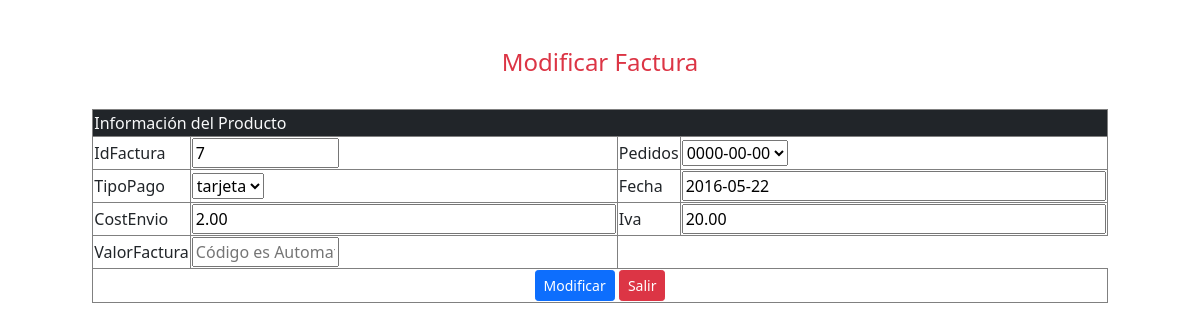
Screenshot of /Vistas/FacturaModificar.php?key=7 with the database file from the repository.
### tables this page shows
CREATE TABLE `factura` (
  `IdFactura` int(30) NOT NULL,
  `IdPedido` int(10) NOT NULL,
  `IdTipoPago` int(10) NOT NULL,
  `Fecha` date NOT NULL,
  `CostEnvio` float(10,2) NOT NULL,
  `ValorFactura` float(10,2) NOT NULL,
  PRIMARY KEY (`IdFactura`),
  KEY `fk_Pedidos_Factura` (`IdPedido`),
  KEY `fk_TipoPago_Factura` (`IdTipoPago`),
  CONSTRAINT `fk_Pedidos_Factura` FOREIGN KEY (`IdPedido`) REFERENCES `pedidos` (`IdPedido`),
  CONSTRAINT `fk_TipoPago_Factura` FOREIGN KEY (`IdTipoPago`) REFERENCES `tipopago` (`IdTipoPago`)
);

### Vistas/FacturaModificar.php (the view, shortened to what this page needs)
<?php
$obj = new Factura();
?>
<?php
$llave = $_GET['key'];
$c = new Conexion();
$cone = $c->conectando();
$sql = "select * from factura where IdFactura ='$llave'";
$resultado =mysqli_query($cone,$sql);
$arreglo =mysqli_fetch_row($resultado);
    $obj->IdFactura= $arreglo[0];
    $obj->IdPedido= $arreglo[1];
    $obj->IdTipoPago= $arreglo[2];
    $obj->Fecha= $arreglo[3];
    $obj->CostEnvio= $arreglo[4];
     $obj->IvaFactura= $arreglo[5];
    $obj->ValorFactura= $arreglo[6];
    ?>
    <?php
    $c = new Conexion();
    $cone = $c->conectando();
    $p1 = "select * from pedidos";
    $res1 = mysqli_query($cone,$p1);
    $arreglo1 = mysqli_fetch_assoc($res1);
    $sql2 = "select * from tipopago";
    $res2 = mysqli_query($cone,$sql2);
    $resultado2 = mysqli_fetch_assoc($res2);
?>
<!Doctype html>
<html lang="es">
    <head>
        <link rel="stylesheet" href="css/bootstrap.min.css">
        <link rel="stylesheet" href="css/font-awesome.min.css">
    </head>
    <br>
    <br>
    <body>
        <center>
            <form action="" name="factura" method="POST">
            <h4 class=" text-danger font-weight-normal " >Modificar Factura</h4><br>
            <table class="table-bordered">
            <tr class="bg-dark" >
                       <td style="width:800px" class="text-light" colspan="4">Información del Producto</td>
                       </tr>
                        <tr>
                        <tr>
                            <td>IdFactura</td>
                            <td><input  readOnly size="10" type="text"  name="IdFactura" id="IdFactura" value="<?php echo $obj->IdFactura?>" placeholder="Código es Automatico"></td>
                            <td class="arreglo" style="width:80">Pedidos</td>
                            <td class="arreglo">
                        <select name="IdPedido" id="$obj->IdPedido">
                                        <?php
                                            do{
                                                $codigo = $arreglo1['IdPedido'];
                                                $nombre = $arreglo1['FechaPedido'];
                                                if($codigo == $obj->IdPedido){
                                                    echo "<option value=$codigo=>$nombre";
                                                }else{
                                                    echo "<option value=$codigo>$nombre";
                                                }
                                            }while($arreglo1 = mysqli_fetch_assoc($res1));
                                        ?>
                                </select>
                    </td>
                        </tr>
                        <tr>
                        <td class="arreglo">TipoPago</td>
                        <td>
                        <select name="IdTipoPago" id="$obj->IdTipoPago">
                        <?php
                            $c = new Conexion();
                            $cone = $c->conectando();
                            $p2 = "select Descripcion_Pago from tipopago where IdTipoPago='$obj->IdTipoPago'";
                            $res2 = mysqli_query($cone,$p2);
                            ?>
                                        <?php
                                            do{
                                                $codigo = $resultado2['IdTipoPago'];
                                                $nombre = $resultado2['Descripcion_Pago'];
                                                if($codigo == $obj->IdTipoPago){
                                                    echo "<option value=$codigo=>$nombre";
                                                }else{
                                                    echo "<option value=$codigo>$nombre";
                                                }
                                            }while($resultado2 = mysqli_fetch_assoc($res2));
                                        ?>
                                </select>
                                  </td>
                            <td>Fecha</td>
                            <td><input size="40" type="datetime" name="Fecha" id="Fecha" value="<?php echo $obj->Fecha  ?>" placeholder="Nombre de la Carretera"></td>
                        </tr>
                        <tr>
                            <td>CostEnvio</td>
                            <td><input size="40" type="int" name="CostEnvio" id="CostEnvio"  value="<?php echo $obj->CostEnvio ?>" placeholder="Digite la Categorias"></td>
                            <td>Iva</td>
                            <td><input size="40" type="int" name="IvaFactura" id="IvaFactura"  value="<?php echo $obj->IvaFactura ?>" placeholder="Digite la Categorias"></td>
                        </tr>
                        <tr>
                            <td>ValorFactura</td>
                            <td><input size="10" type="int" name="ValorFactura" id="ValorFactura" value="<?php echo $obj->ValorFactura?>" placeholder="Código es Automatico"></td>
                        </tr>
                        <tr>
                            <td colspan="4">
                                <center>
                                    <button type="submit" name="modifica" class="btn btn-primary btn-sm"> Modificar</button>
                                    <a href="Factura.php">
                                             <button type="button" name="salir" class="btn btn-danger btn-sm">Salir</button>
                                    </a>
                                </center>
                            </td>
                        </tr>
                </table>
            </form>
        </center>
    </body>
</html>

### rows the page displays
factura: IdFactura "7", Fecha "2016-05-22", CostEnvio "2.00", IvaFactura "20.00"

### other values shown
form field IdPedido "0000-00-00"
form field IdTipoPago "tarjeta"
